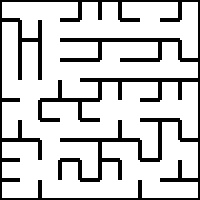
#> input picture Images/maze00.jpg, 200 x 200 px
$ python Creating_contours.py
#> lines starting #> are read from the running program, lines starting #| are printed output that depends on the picture; after the words box and inside, x2 and y2 are one past the last pixel; in counts of white or black regions, pixels touching at a corner belong together
import cv2

CELL_SIZE = 20
# Cell border's thickness is 2


img = cv2.imread('Images/maze00.jpg')
#> img is the input picture: shape (200, 200, 3); min 0, max 255, mean 205.7
h, w, c = img.shape
#> h = 200; w = 200; c = 3

cv2.imshow('Original', img)

grid = []


def get_code(contours):
    WALL_AT_START_POSITION = 2 # IF below 2, no wall
    WALL_AT_END_POSITION = 17 # If above 17 , no wall

    code = {}
    for vertex in contours[0][0:4:2]: # Check ONLY first and third vertex among the 4 should be enough.
        x, y = vertex[0][0], vertex[0][1]
        if x < WALL_AT_START_POSITION: # No wall on left
            code['left'] = False
        elif x == WALL_AT_START_POSITION: # Wall on left
            code['left'] = True
        elif x == WALL_AT_END_POSITION: # Wall on right
            code['right'] = True
        elif x > WALL_AT_END_POSITION: # No wall on right
            code['right'] = False
        else:
            code['error'] = "Contour beyond start and end position of wall x"

        if y < WALL_AT_START_POSITION: # No wall on left
            code['up'] = False
        elif y == WALL_AT_START_POSITION: # Wall on left
            code['up'] = True
        elif y == WALL_AT_END_POSITION: # Wall on right
            code['down'] = True
        elif y > WALL_AT_END_POSITION: # No wall on right
            code['down'] = False
        else:
            code['error'] = "Contour beyond start and end position of wall y"

    return code


for x in range(0, h, CELL_SIZE):
    row = []
    grid.append(row)

    for y in range(0, w, CELL_SIZE):
        cell = img[x:x+CELL_SIZE, y:y+CELL_SIZE, :]

        gray = cv2.cvtColor(cell, cv2.COLOR_BGR2GRAY)
        ret, thresh = cv2.threshold(gray, 127, 255, cv2.THRESH_BINARY)
        contours, hierarchy = cv2.findContours(thresh, cv2.RETR_TREE, cv2.CHAIN_APPROX_SIMPLE)

        print('Number of coutours: ', len(contours))
        print(contours[0])

        code = get_code(contours)
        row.append(code)
        print(code)

        # [8 lines of commented-out code are left out]
        cv2.drawContours(cell, contours, 0, (0,255, 0), 1)
        cv2.putText(img, '>', (x+CELL_SIZE//2, y+CELL_SIZE//2), cv2.FONT_HERSHEY_SIMPLEX, 0, (0, 0, 255),0, cv2.LINE_AA)
        cv2.imshow("tmp", cell)
        cv2.imshow("Original", img)


        if cv2.waitKey(0) == 27:
            break
#> this loop made 10 passes
#> pass 1, `cv2.imshow("tmp", cell)`:
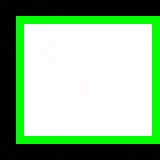
#> window 'tmp': shape (20, 20, 3) (shown 8 times larger); mean B, G, R 142.8, 183.6, 142.8
#> pass 2, `cv2.imshow("tmp", cell)`:
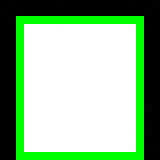
#> window 'tmp': shape (20, 20, 3) (shown 8 times larger); mean B, G, R 142.8, 183.6, 142.8
#> pass 2, `cv2.imshow("Original", img)`:
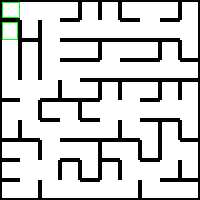
#> window 'Original': shape (200, 200, 3); mean B, G, R 204.9, 205.7, 204.9
#> after the loop:
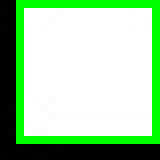
#> cell: shape (20, 20, 3) (shown 8 times larger); mean B, G, R 163.1, 206.5, 163.1
#> after the loop:
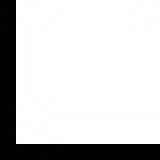
#> gray: shape (20, 20) (shown 8 times larger); min 0, max 255, mean 206.4
#> after the loop:
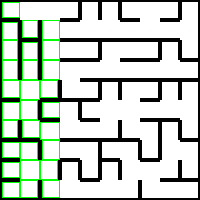
#> img: shape (200, 200, 3); 4.92% of pixels changed, all inside (x1, y1, x2, y2) = (2, 2, 191, 198)
#> after the loop: thresh: shape (20, 20); 81% white; 1 black region, box (x1, y1, x2, y2) and area: (0, 0, 20, 20) 76
#> after the loop, grid = 10 items
        # import pdb; pdb.set_trace()


cv2.waitKey(0)
cv2.destroyAllWindows()
